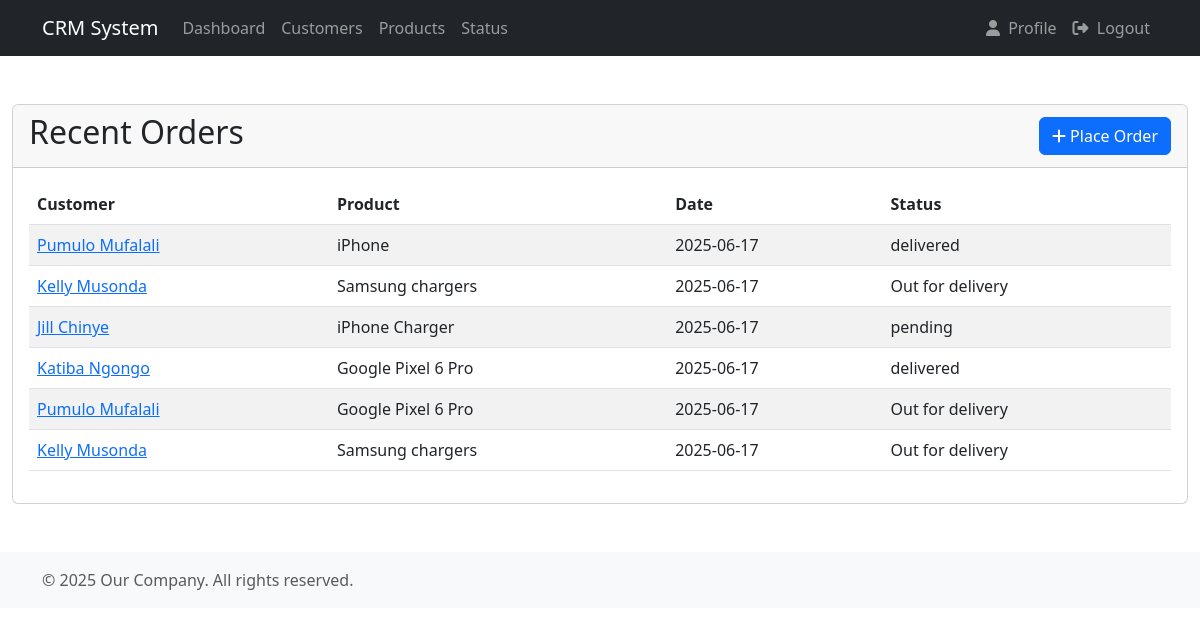
/orders/, run on an earlier commit of the app's database.
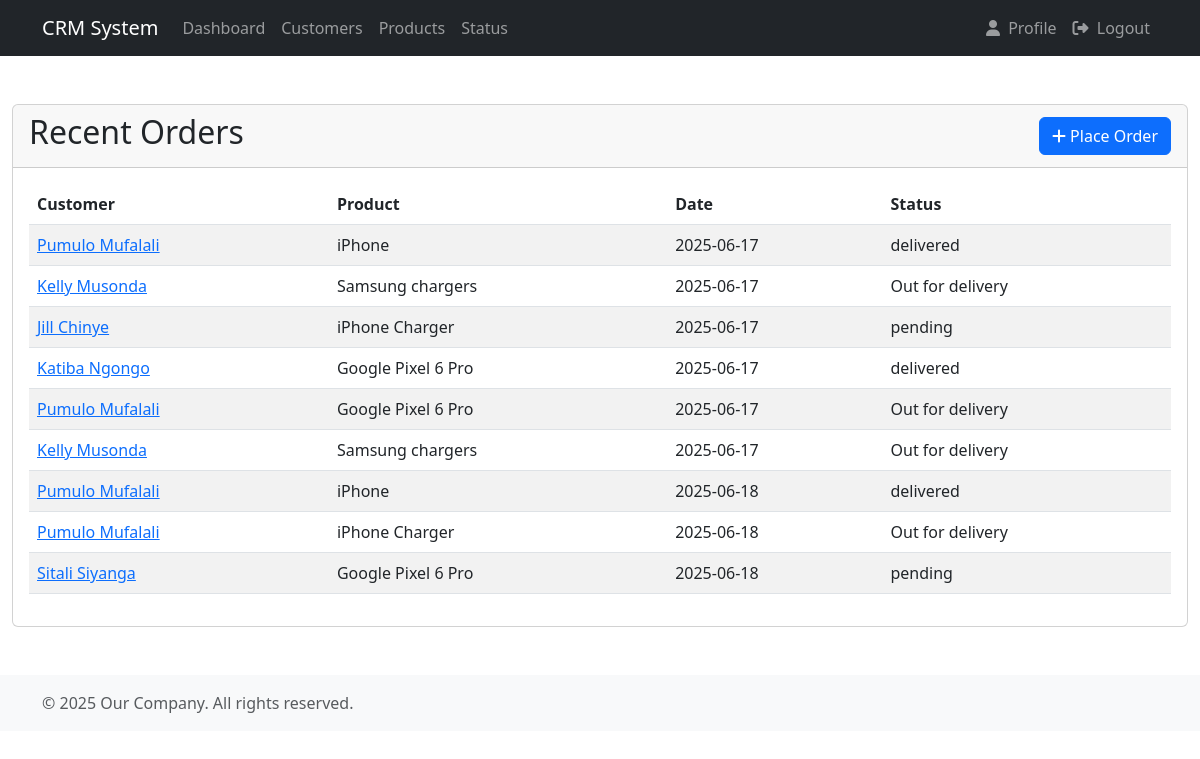
And on a later commit of the database.
### accounts/models.py (models this page shows, shortened)
class Order(models.Model):
  STATUS = (
    ('delivered', 'delivered'),
    ('Out for delivery', 'Out for delivery'),
    ('pending', 'pending'),
  )
  customer = models.ForeignKey(Customer, null=True, on_delete=models.CASCADE)
  product = models.ForeignKey(Product, null=True, on_delete=models.CASCADE)
  status = models.CharField(max_length=100, null=True, choices=STATUS)
  created_at = models.DateTimeField(auto_now_add=True)

class Customer(models.Model):
  name = models.CharField(max_length=200, null=True)
  phone = models.CharField(max_length=200, null=True)
  email = models.CharField(max_length=200, null=True, unique=True)
  created_at = models.DateTimeField(auto_now_add=True)
  def __str__(self):
    return self.name[:50]

class Product(models.Model):
  CATEGORY = (
    ('Indoor', 'Indoor'),
    ('Outdoor', 'Outdoor'),
  )
  name = models.CharField(max_length=70, null=True)
  price = models.FloatField(null=True)
  category = models.CharField(max_length=50, null=True, choices=CATEGORY)
  description = models.CharField(max_length=100, null=True)
  created_at = models.DateTimeField(auto_now_add=True)
  tags = models.ManyToManyField(Tag)
  def __str__(self):
    return self.name

### accounts/views.py (the view)
# urls.py: path('orders/', total_orders, name='total_orders'),
def total_orders(request):
  total_orders = Order.objects.all()
  return render(request, 'accounts/total_orders.html', {'total_orders':total_orders})

### accounts/templates/accounts/total_orders.html
{% extends 'accounts/main.html' %}
{% load static %}
{% block content %}
  <div class="card mt-4">
    <div class="card-header">
        <div class="d-flex justify-content-between align-items-center">
            <h2>Recent Orders</h2>
            <a class="btn btn-primary" href="{% url 'create_order' %}">
                <i class="fas fa-plus me-1"></i>Place Order
            </a>
        </div>
    </div>
    <div class="card-body">
        <div class="table-responsive">
            <table class="table table-striped">
                <thead>
                    <tr>
                        <th>Customer</th>
                        <th>Product</th>
                        <th>Date</th>
                        <th>Status</th>
                    </tr>
                </thead>
                <tbody>
                    {% for order in total_orders %}
                    <tr>
                        <td><a href="{% url 'customer_detail' order.customer.id %}">{{ order.customer }}</a></td>
                        <td>{{ order.product }}</td>
                        <td>{{ order.created_at|date:"Y-m-d" }}</td>
                        <td>{{ order.status }}</td>
                    </tr>
                    {% endfor %}
                </tbody>
            </table>
        </div>
    </div>
  </div>
{% endblock %}

What changed in the data, as far as the page shows it:
added Order: customer "Pumulo Mufalali", product "iPhone", created_at "2025-06-18", status "delivered"
added Order: customer "Pumulo Mufalali", product "iPhone Charger", created_at "2025-06-18", status "Out for delivery"
added Order: customer "Sitali Siyanga", product "Google Pixel 6 Pro", created_at "2025-06-18", status "pending"
